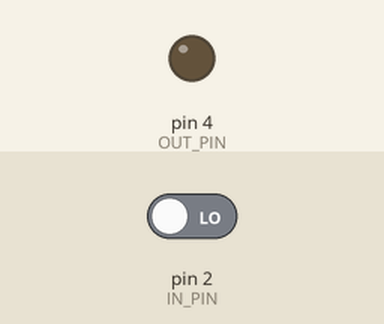
Simulated run of this sketch. Board: Arduino Uno, built with avr-gcc and run on an emulated ATmega328P. On the bench: output pins drawn as LEDs (lit = HIGH). The test bench sets the inputs (shaded band); at power-on: pin 2 (IN_PIN) LOW.

Above: at 1.2 s.
1.3 s: pin 2 (IN_PIN) driven HIGH
At 2.4 s:
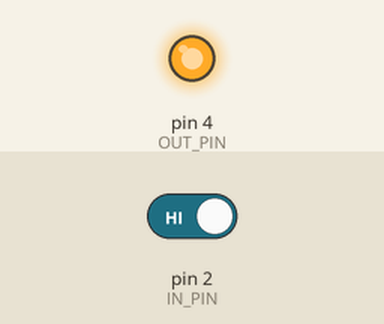
2.8 s: pin 2 (IN_PIN) driven LOW
At 3.5 s:
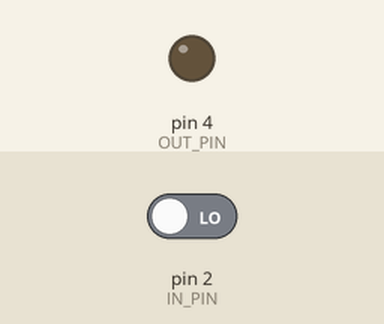
Timing chart, 0 to 5.8 s (numbered marks = the images above; inputs shaded):
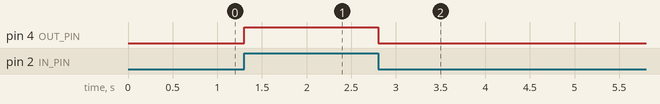

Measured:
- after the input at 1.3 s, pin 4 (OUT_PIN): LOW → HIGH at once
- after the input at 2.8 s, pin 4 (OUT_PIN): HIGH → LOW at once

The sketch:

button_press.ino
```cpp
int IN_PIN = 2;
int OUT_PIN = 4;

void setup() {
	pinMode(IN_PIN, INPUT);
  pinMode(OUT_PIN, OUTPUT);
}

void loop() {
  bool isButtonPressed = digitalRead(IN_PIN);
  digitalWrite(OUT_PIN, isButtonPressed);
}
```
